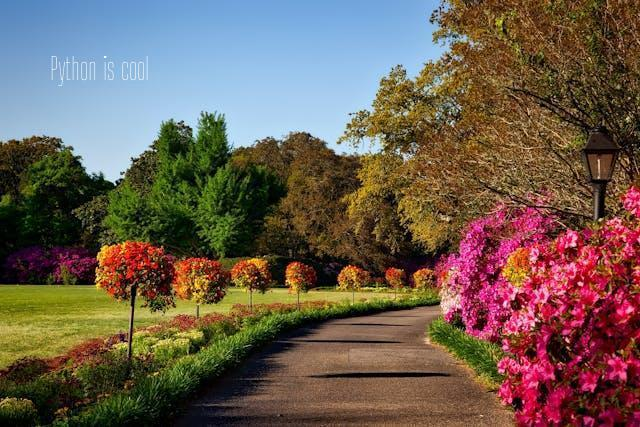
#> input picture images/background image.jpg, 640 x 427 px
$ python text_image.py
#> lines starting #> are read from the running program, lines starting #| are printed output that depends on the picture
# write some text at the centre of the image using pillow
from PIL import Image, ImageDraw, ImageFont

img =Image.open ("images/background image.jpg")
#> img is the input picture: PIL image 640x427 RGB; mean R, G, B 109.4, 94, 81.8

draw = ImageDraw.Draw(img)
Font= ImageFont.truetype("fonts/Big_Shoulders/BigShoulders-VariableFont_opsz,wght.ttf", size=30)

text="Python is cool"
position=(50,50)

draw.text(position, text, font=Font)

img.save("images/background image2.jpg")
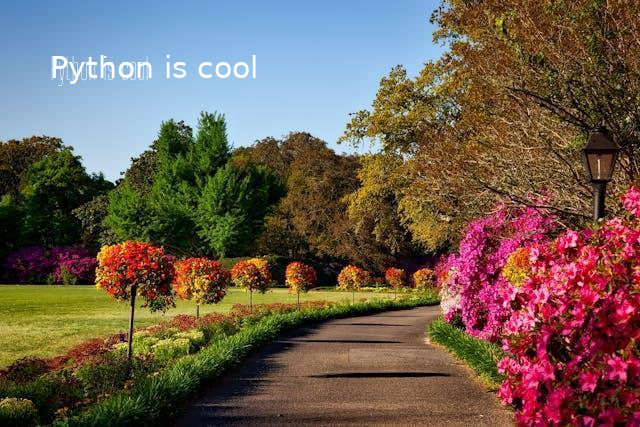
#> saved as background image2.jpg: PIL image 640x427 RGB; mean R, G, B 109.9, 94.3, 81.9
